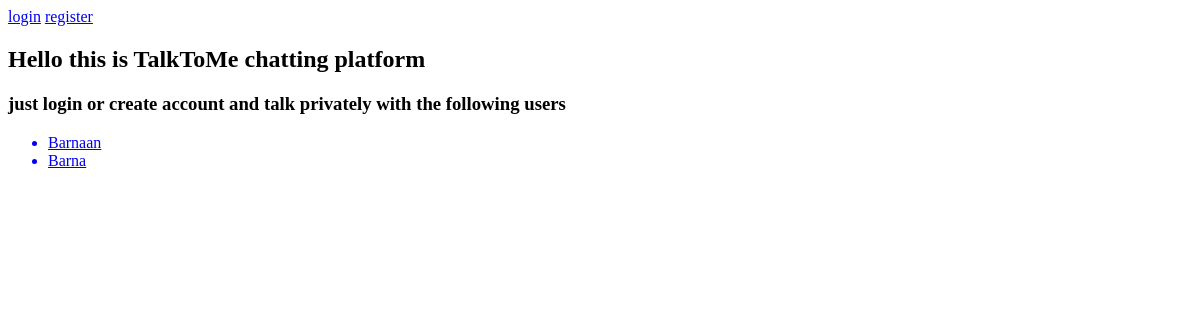
The app's page /, older data.
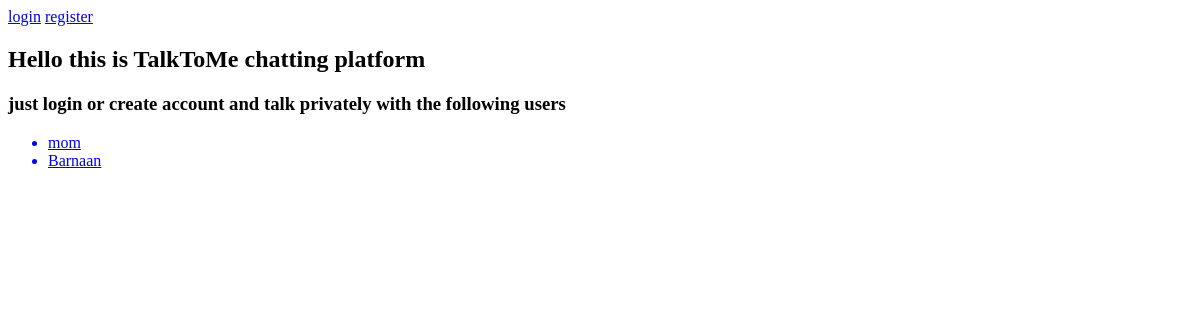
The same page, newer data.
### account/models.py (models this page shows)
class User(AbstractUser):
    phone_number = models.CharField(max_length=20, unique=True)
    profile_picture = models.ImageField(null=True, default="avatar.png")
    REQUIRED_FIELDS = []

### chat/views.py (the view)
# urls.py: path('', views.index,name="index"),
def index(request):
    users = User.objects.all()
    context = {'users' :users}
    return render(request,"chat/index.html",context)

### chat/templates/chat/index.html (shortened to what this page needs)
<!DOCTYPE html>
<html lang="en">
<head>
</head>
<body>
  {% if request.user.is_authenticated %}
<a href="{% url 'logout' %}"> Logout</a>
  {% else %}
  <a href="{% url 'login' %}"> login</a>
  <a href="{% url 'register' %}"> register</a>
  {% endif %}
  <h2> Hello this is TalkToMe  chatting platform </h2>
<h3> just login or create account and talk privately with the following users</h3>
<ul>
{% for user in users %}
<a href="chat/?q={{user.id}}"> <li>{{user.username}}</li> </a>
{% endfor %}
</ul>
</body>
</html>

Row changes from the older to the newer data that the page shows:
removed User: username "Barna"
added User: username "mom"
